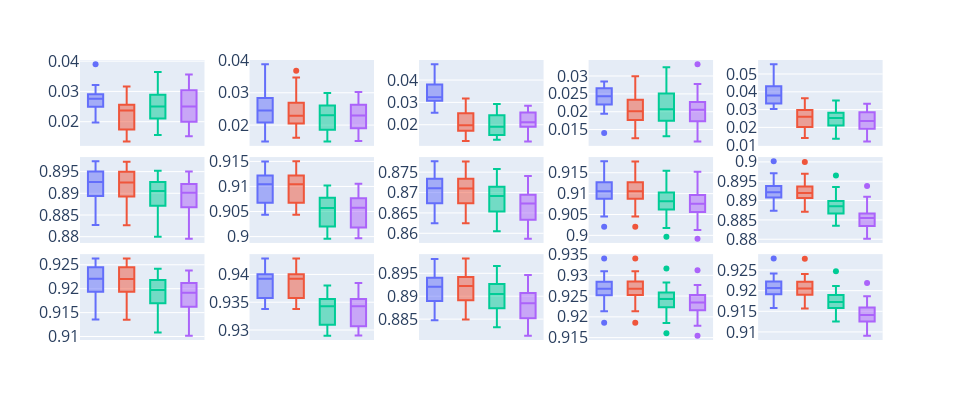

The notebook cell this image was saved under:
### Markdown cell above
# Bayes Approach 2: Location Shift

### Code cell
fig = get_plot_metric(df, 'locshift', model_names)
fig.write_image('locshift_boxplot.png', scale = 3)
fig.show()
